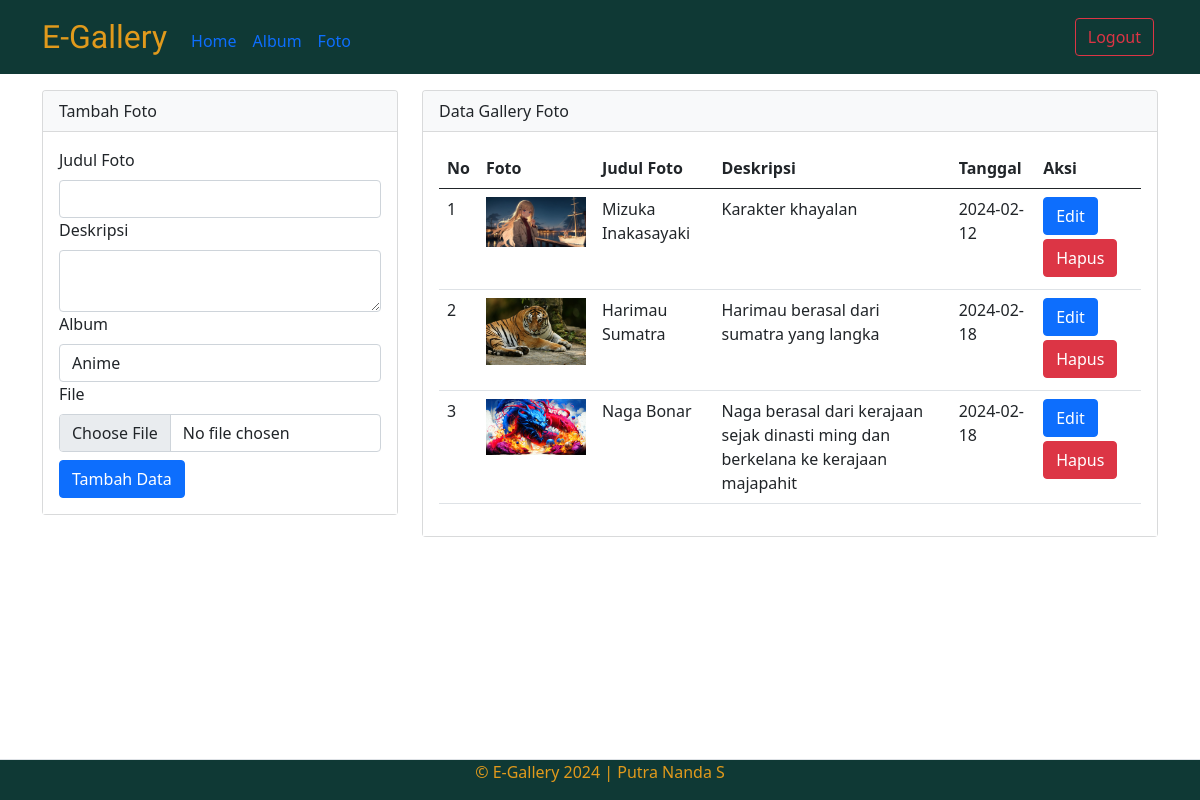
Screenshot of /admin/foto.php (signed in) with the database file from the repository.
### tables this page shows
CREATE TABLE `foto` (
  `fotoid` int(11) NOT NULL,
  `judulfoto` varchar(255) NOT NULL,
  `deskripsifoto` text NOT NULL,
  `tanggaldiunggah` date NOT NULL,
  `lokasifile` varchar(255) NOT NULL,
  `albumid` int(11) NOT NULL,
  `userid` int(11) NOT NULL
);

### admin/foto.php (the view, shortened to what this page needs)
<?php
include '../config/koneksi.php';
?>
<!doctype html>
<html lang="en">
<head>
    <link href="https://cdn.jsdelivr.net/npm/bootstrap@5.0.2/dist/css/bootstrap.min.css" rel="stylesheet"
>
    <link rel="stylesheet" href="https://cdnjs.cloudflare.com/ajax/libs/font-awesome/6.5.1/css/all.min.css" />
    <link rel="stylesheet" href="../assets/css/style.css">
    <?php include '../assets/font/link.php'; ?>
</head>
<body>
    <nav class="navbar navbar-expand-lg">
        <div class="container">
            <a class="navbar-brand fs-2" href="index.php">E-Gallery</a>
            <div class="collapse navbar-collapse mt-2" id="navbarNav">
                <div class="halaman">
                    <div class="navbar-nav me-auto">
                        <a href="home.php" class="nav-link">Home</a>
                        <a href="album.php" class="nav-link">Album</a>
                        <a href="foto.php" class="nav-link">Foto</a>
                    </div>
                </div>
            </div>
            <div class="das">
                <a href="../config/aksilogout.php" class="btn btn-outline-danger font m-1">Logout</a>
            </div>
        </div>
    </nav>
    <div class="container mb-5">
        <div class="row">
            <div class="col-md-4">
                <div class="card mt-3 bg-light">
                    <div class="card-header bg-light">Tambah Foto</div>
                    <div class="card-body bg-white">
                        <form action="../config/aksi_foto.php" method="post" enctype="multipart/form-data">
                            <label class="form-label">Judul Foto</label>
                            <input type="text" name="judulfoto" class="form-control" required>
                            <label class="form-label">Deskripsi</label>
                            <textarea class="form-control" name="deskripsifoto" required></textarea>
                            <label class="form-label">Album</label>
                            <select name="albumid" class="form-control" required>
                                <?php
                                $userid = $_SESSION['userid'];
                                $sql_album = mysqli_query($koneksi, "SELECT * FROM album WHERE userid='$userid'");
                                while ($data_album = mysqli_fetch_array($sql_album)) { ?>
                                <option value="<?php echo $data_album['albumid'] ?>">
                                    <?php echo $data_album['namaalbum'] ?>
                                </option>
                                <?php } ?>
                            </select>
                            <label class="form-label">File</label>
                            <input type="file" class="form-control" name="lokasifile" required>
                            <button type="submit" class="btn btn-primary mt-2" name="tambah">Tambah Data</button>
                        </form>
                    </div>
                </div>
            </div>
            <div class="col-md-8">
                <div class="card mt-3 bg-light">
                    <div class="card-header bg-light">Data Gallery Foto</div>
                    <div class="card-body bg-white">
                        <table class="table">
                            <thead>
                                <tr>
                                    <th>No</th>
                                    <th>Foto</th>
                                    <th>Judul Foto</th>
                                    <th>Deskripsi</th>
                                    <th>Tanggal</th>
                                    <th>Aksi</th>
                                </tr>
                            </thead>
                            <tbody>
                                <?php
                                $no = 1;
                                $userid = $_SESSION['userid'];
                                $sql = mysqli_query($koneksi, "SELECT * FROM foto WHERE userid='$userid'");
                                while ($data = mysqli_fetch_array($sql)) {
                                ?>
                                <tr>
                                    <td><?php echo $no++ ?></td>
                                    <td><img src="../assets/img/<?php echo $data['lokasifile'] ?>" alt="Demo Foto"
                                            width="100"></td>
                                    <td><?php echo $data['judulfoto'] ?></td>
                                    <td><?php echo $data['deskripsifoto'] ?></td>
                                    <td><?php echo $data['tanggaldiunggah'] ?></td>
                                    <td>
                                        <button type="button" class="btn btn-primary mb-1" data-bs-toggle="modal"
                                            data-bs-target="#edit<?php echo $data['fotoid'] ?>">
                                            Edit
                                        </button>
                                        <button type="button" class="btn btn-danger mb-1" data-bs-toggle="modal"
                                            data-bs-target="#hapus<?php echo $data['fotoid'] ?>">
                                            Hapus
                                        </button>
                                    </td>
                                </tr>
                                <?php } ?>
                            </tbody>
                        </table>
                    </div>
                </div>
            </div>
        </div>
    </div>
    <footer class="d-flex justify-content-center border-top mt-3 fixed-bottom">
        <p>&copy; E-Gallery 2024 | Putra Nanda S</p>
    </footer>
</body>
</html>

### assets/css/style.css (style rules this page uses)
.navbar, footer { background: #0f3935; }
footer { color: #e19a1c; }
.card { background: #0f3935; }
.navbar-brand { font-family: "Protest Riot", sans-serif; color: #e19a1c; }

### rows the page displays
foto: lokasifile (picture), judulfoto "Mizuka Inakasayaki", deskripsifoto "Karakter khayalan", tanggaldiunggah "2024-02-12"
foto: lokasifile (picture), judulfoto "Harimau Sumatra", deskripsifoto "Harimau berasal dari sumatra yang langka", tanggaldiunggah "2024-02-18"
foto: lokasifile (picture), judulfoto "Naga Bonar", deskripsifoto "Naga berasal dari kerajaan sejak dinasti ming dan berkelana ke kerajaan majapahit", tanggaldiunggah "2024-02-18"

### other values shown
form field albumid "Anime"
